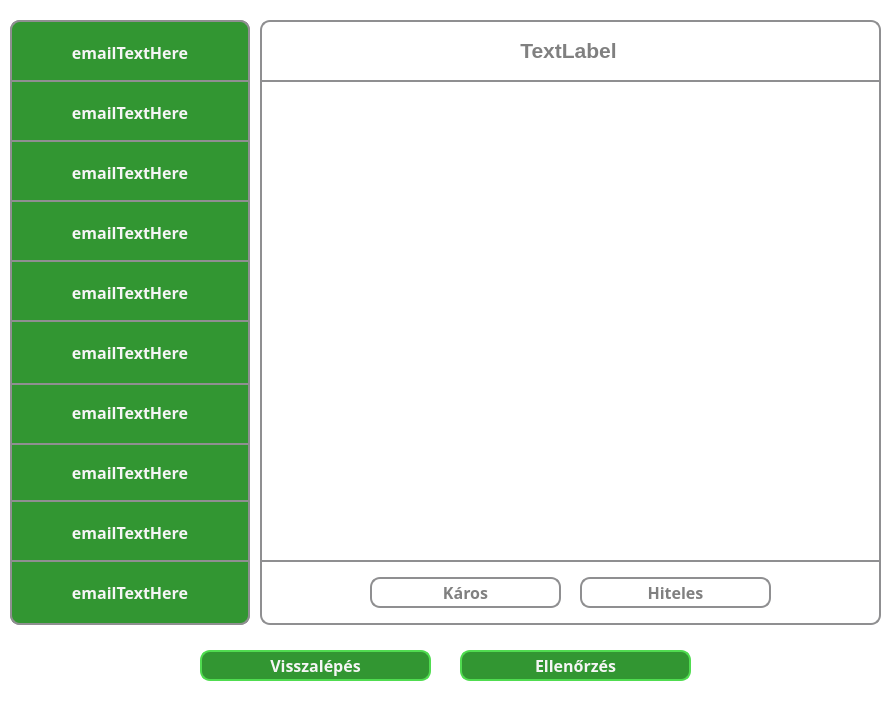
<?xml version="1.0" encoding="UTF-8"?>
<ui version="4.0">
 <class>MainWindow</class>
 <widget class="QMainWindow" name="MainWindow">
  <property name="geometry">
   <rect>
    <x>0</x>
    <y>0</y>
    <width>891</width>
    <height>715</height>
   </rect>
  </property>
  <property name="windowTitle">
   <string>Email Játékmód</string>
  </property>
  <property name="styleSheet">
   <string notr="true">* {
	background-color: white;
}</string>
  </property>
  <widget class="QWidget" name="centralwidget">
   <widget class="QWidget" name="widget" native="true">
    <property name="geometry">
     <rect>
      <x>260</x>
      <y>20</y>
      <width>621</width>
      <height>605</height>
     </rect>
    </property>
    <property name="styleSheet">
     <string notr="true">* {
	background-color: white;
	border: 2px solid #8f8f91;
	border-radius: 10px;
	color: white;
	font-size: 16px;
	font-weight: bold;
}
</string>
    </property>
    <widget class="QFrame" name="emailFrame">
     <property name="geometry">
      <rect>
       <x>10</x>
       <y>60</y>
       <width>601</width>
       <height>481</height>
      </rect>
     </property>
     <property name="styleSheet">
      <string notr="true">* {
	border: none;
	border-radius: 0px;
}</string>
     </property>
     <property name="frameShape">
      <enum>QFrame::StyledPanel</enum>
     </property>
     <property name="frameShadow">
      <enum>QFrame::Raised</enum>
     </property>
    </widget>
    <widget class="QPushButton" name="maliciousButton">
     <property name="geometry">
      <rect>
       <x>110</x>
       <y>557</y>
       <width>191</width>
       <height>31</height>
      </rect>
     </property>
     <property name="font">
      <font>
       <family>Corbel</family>
       <pointsize>-1</pointsize>
       <bold>true</bold>
      </font>
     </property>
     <property name="styleSheet">
      <string notr="true">* {
	background-color: white;
	color: grey;
}

*:hover {
	background-color: rgb(80, 220, 80);
	color: white;
}</string>
     </property>
     <property name="text">
      <string>Káros</string>
     </property>
    </widget>
    <widget class="QPushButton" name="genuineButton">
     <property name="geometry">
      <rect>
       <x>320</x>
       <y>557</y>
       <width>191</width>
       <height>31</height>
      </rect>
     </property>
     <property name="font">
      <font>
       <family>Corbel</family>
       <pointsize>-1</pointsize>
       <bold>true</bold>
      </font>
     </property>
     <property name="styleSheet">
      <string notr="true">* {
	background-color: white;
	color: grey;
}

*:hover {
	background-color: rgb(80, 220, 80);
	color: white;
}</string>
     </property>
     <property name="text">
      <string>Hiteles</string>
     </property>
    </widget>
    <widget class="Line" name="horizontalLine1">
     <property name="geometry">
      <rect>
       <x>0</x>
       <y>540</y>
       <width>621</width>
       <height>2</height>
      </rect>
     </property>
     <property name="orientation">
      <enum>Qt::Horizontal</enum>
     </property>
    </widget>
    <widget class="Line" name="horizontalLine2">
     <property name="geometry">
      <rect>
       <x>0</x>
       <y>60</y>
       <width>621</width>
       <height>2</height>
      </rect>
     </property>
     <property name="orientation">
      <enum>Qt::Horizontal</enum>
     </property>
    </widget>
    <widget class="QLabel" name="subjectLabel">
     <property name="geometry">
      <rect>
       <x>8</x>
       <y>5</y>
       <width>601</width>
       <height>51</height>
      </rect>
     </property>
     <property name="styleSheet">
      <string notr="true">* {
	font-size: 16pt;
	color: grey;
	border: None;
}</string>
     </property>
     <property name="text">
      <string>TextLabel</string>
     </property>
     <property name="alignment">
      <set>Qt::AlignCenter</set>
     </property>
    </widget>
   </widget>
   <widget class="QWidget" name="widget_2" native="true">
    <property name="geometry">
     <rect>
      <x>10</x>
      <y>20</y>
      <width>240</width>
      <height>605</height>
     </rect>
    </property>
    <property name="styleSheet">
     <string notr="true">* {
	background-color: black;
	border: 2px solid #8f8f91;
	border-radius: 10px;
	color: white;
	font-size: 16px;
	font-weight: bold;
}</string>
    </property>
    <widget class="QPushButton" name="email1Button">
     <property name="geometry">
      <rect>
       <x>0</x>
       <y>0</y>
       <width>240</width>
       <height>65</height>
      </rect>
     </property>
     <property name="font">
      <font>
       <family>Corbel</family>
       <pointsize>-1</pointsize>
       <bold>true</bold>
      </font>
     </property>
     <property name="styleSheet">
      <string notr="true">* {
	background-color: rgb(50, 150, 50);
	border-radius: 0px;
	border-top-left-radius: 10px;
	border-top-right-radius: 10px;
	color: whitesmoke;
}

*:hover {
	background-color: rgb(80, 220, 80);
	color: white;
}</string>
     </property>
     <property name="text">
      <string>emailTextHere</string>
     </property>
    </widget>
    <widget class="QPushButton" name="email2Button">
     <property name="geometry">
      <rect>
       <x>0</x>
       <y>60</y>
       <width>240</width>
       <height>65</height>
      </rect>
     </property>
     <property name="font">
      <font>
       <family>Corbel</family>
       <pointsize>-1</pointsize>
       <bold>true</bold>
      </font>
     </property>
     <property name="styleSheet">
      <string notr="true">* {
	background-color: rgb(50, 150, 50);
	border-radius: 0px;
	color: whitesmoke;
}

*:hover {
	background-color: rgb(80, 220, 80);
	color: white;
}</string>
     </property>
     <property name="text">
      <string>emailTextHere</string>
     </property>
    </widget>
    <widget class="QPushButton" name="email3Button">
     <property name="geometry">
      <rect>
       <x>0</x>
       <y>120</y>
       <width>240</width>
       <height>65</height>
      </rect>
     </property>
     <property name="font">
      <font>
       <family>Corbel</family>
       <pointsize>-1</pointsize>
       <bold>true</bold>
      </font>
     </property>
     <property name="styleSheet">
      <string notr="true">* {
	background-color: rgb(50, 150, 50);
	border-radius: 0px;
	color: whitesmoke;
}

*:hover {
	background-color: rgb(80, 220, 80);
	color: white;
}</string>
     </property>
     <property name="text">
      <string>emailTextHere</string>
     </property>
    </widget>
    <widget class="QPushButton" name="email4Button">
     <property name="geometry">
      <rect>
       <x>0</x>
       <y>180</y>
       <width>240</width>
       <height>65</height>
      </rect>
     </property>
     <property name="font">
      <font>
       <family>Corbel</family>
       <pointsize>-1</pointsize>
       <bold>true</bold>
      </font>
     </property>
     <property name="styleSheet">
      <string notr="true">* {
	background-color: rgb(50, 150, 50);
	border-radius: 0px;
	color: whitesmoke;
}

*:hover {
	background-color: rgb(80, 220, 80);
	color: white;
}</string>
     </property>
     <property name="text">
      <string>emailTextHere</string>
     </property>
    </widget>
    <widget class="QPushButton" name="email5Button">
     <property name="geometry">
      <rect>
       <x>0</x>
       <y>240</y>
       <width>240</width>
       <height>65</height>
      </rect>
     </property>
     <property name="font">
      <font>
       <family>Corbel</family>
       <pointsize>-1</pointsize>
       <bold>true</bold>
      </font>
     </property>
     <property name="styleSheet">
      <string notr="true">* {
	background-color: rgb(50, 150, 50);
	border-radius: 0px;
	color: whitesmoke;
}

*:hover {
	background-color: rgb(80, 220, 80);
	color: white;
}</string>
     </property>
     <property name="text">
      <string>emailTextHere</string>
     </property>
    </widget>
    <widget class="QPushButton" name="email8Button">
     <property name="geometry">
      <rect>
       <x>0</x>
       <y>420</y>
       <width>240</width>
       <height>65</height>
      </rect>
     </property>
     <property name="font">
      <font>
       <family>Corbel</family>
       <pointsize>-1</pointsize>
       <bold>true</bold>
      </font>
     </property>
     <property name="styleSheet">
      <string notr="true">* {
	background-color: rgb(50, 150, 50);
	border-radius: 0px;
	color: whitesmoke;
}

*:hover {
	background-color: rgb(80, 220, 80);
	color: white;
}</string>
     </property>
     <property name="text">
      <string>emailTextHere</string>
     </property>
    </widget>
    <widget class="QPushButton" name="email7Button">
     <property name="geometry">
      <rect>
       <x>0</x>
       <y>360</y>
       <width>240</width>
       <height>65</height>
      </rect>
     </property>
     <property name="font">
      <font>
       <family>Corbel</family>
       <pointsize>-1</pointsize>
       <bold>true</bold>
      </font>
     </property>
     <property name="styleSheet">
      <string notr="true">* {
	background-color: rgb(50, 150, 50);
	border-radius: 0px;
	color: whitesmoke;
}

*:hover {
	background-color: rgb(80, 220, 80);
	color: white;
}</string>
     </property>
     <property name="text">
      <string>emailTextHere</string>
     </property>
    </widget>
    <widget class="QPushButton" name="email6Button">
     <property name="geometry">
      <rect>
       <x>0</x>
       <y>300</y>
       <width>240</width>
       <height>65</height>
      </rect>
     </property>
     <property name="font">
      <font>
       <family>Corbel</family>
       <pointsize>-1</pointsize>
       <bold>true</bold>
      </font>
     </property>
     <property name="styleSheet">
      <string notr="true">* {
	background-color: rgb(50, 150, 50);
	border-radius: 0px;
	color: whitesmoke;
}

*:hover {
	background-color: rgb(80, 220, 80);
	color: white;
}</string>
     </property>
     <property name="text">
      <string>emailTextHere</string>
     </property>
    </widget>
    <widget class="QPushButton" name="email9Button">
     <property name="geometry">
      <rect>
       <x>0</x>
       <y>480</y>
       <width>240</width>
       <height>65</height>
      </rect>
     </property>
     <property name="font">
      <font>
       <family>Corbel</family>
       <pointsize>-1</pointsize>
       <bold>true</bold>
      </font>
     </property>
     <property name="styleSheet">
      <string notr="true">* {
	background-color: rgb(50, 150, 50);
	border-radius: 0px;
	color: whitesmoke;
}

*:hover {
	background-color: rgb(80, 220, 80);
	color: white;
}</string>
     </property>
     <property name="text">
      <string>emailTextHere</string>
     </property>
    </widget>
    <widget class="QPushButton" name="email10Button">
     <property name="geometry">
      <rect>
       <x>0</x>
       <y>540</y>
       <width>240</width>
       <height>65</height>
      </rect>
     </property>
     <property name="font">
      <font>
       <family>Corbel</family>
       <pointsize>-1</pointsize>
       <bold>true</bold>
      </font>
     </property>
     <property name="styleSheet">
      <string notr="true">* {
	background-color: rgb(50, 150, 50);
	border-radius: 0px;
	border-bottom-left-radius: 10px;
	border-bottom-right-radius: 10px;
	color: whitesmoke;
}

*:hover {
	background-color: rgb(80, 220, 80);
	color: white;
}</string>
     </property>
     <property name="text">
      <string>emailTextHere</string>
     </property>
    </widget>
   </widget>
   <widget class="QPushButton" name="backButton">
    <property name="geometry">
     <rect>
      <x>200</x>
      <y>650</y>
      <width>231</width>
      <height>31</height>
     </rect>
    </property>
    <property name="font">
     <font>
      <family>Corbel</family>
      <pointsize>-1</pointsize>
      <bold>true</bold>
     </font>
    </property>
    <property name="styleSheet">
     <string notr="true">* {
	background-color: rgb(50, 150, 50);
	border: 2px solid rgb(80, 220, 80);
	border-radius: 10px;
	color: whitesmoke;
	font-size: 16px;
	font-weight: bold;
}

*:hover {
	background-color: rgb(80, 220, 80);
	color: white;
}</string>
    </property>
    <property name="text">
     <string>Visszalépés</string>
    </property>
   </widget>
   <widget class="QPushButton" name="checkButton">
    <property name="geometry">
     <rect>
      <x>460</x>
      <y>650</y>
      <width>231</width>
      <height>31</height>
     </rect>
    </property>
    <property name="font">
     <font>
      <family>Corbel</family>
      <pointsize>-1</pointsize>
      <bold>true</bold>
     </font>
    </property>
    <property name="styleSheet">
     <string notr="true">* {
	background-color: rgb(50, 150, 50);
	border: 2px solid rgb(80, 220, 80);
	border-radius: 10px;
	color: whitesmoke;
	font-size: 16px;
	font-weight: bold;
}

*:hover {
	background-color: rgb(80, 220, 80);
	color: white;
}</string>
    </property>
    <property name="text">
     <string>Ellenőrzés</string>
    </property>
   </widget>
  </widget>
  <widget class="QStatusBar" name="statusbar"/>
 </widget>
 <resources/>
 <connections/>
</ui>
